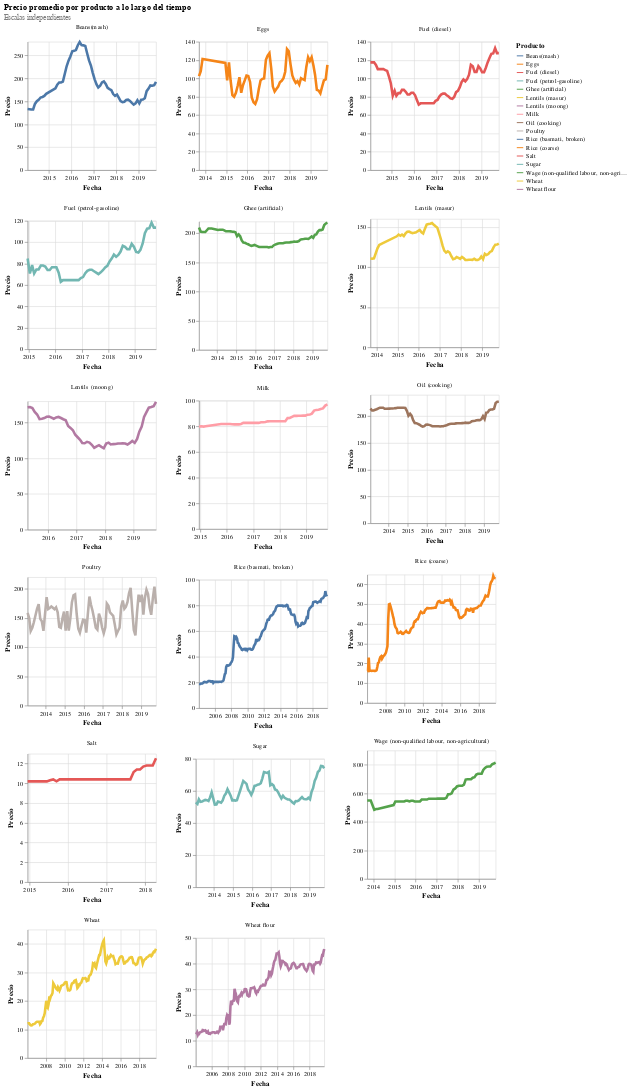

Notebook code for this chart:
### Code cell
# Gráfica por producto
plot.properties(width=200, height=200).facet(alt.Facet('producto:N', title=None),
            columns=3
    ).resolve_axis(
        x='independent',
        y='independent'
    ).resolve_scale(
        x='independent', 
        y='independent'
).properties(title={
      "text": ["Precio promedio por producto a lo largo del tiempo"], 
      "subtitle": ["Escalas independientes"],
      "color": "black",
      "subtitleColor": "grey"}
    )

### Figure 1 — Vega-Lite specification as saved in the notebook (floating-point values rounded to 4 significant figures; data arrays with more than 128 entries replaced by an {"elided": "..."} marker saying what was removed)
{"config": {"view": {"continuousWidth": 300, "continuousHeight": 300}}, "data": {"name": "data-acf54dc842c162f0f60fa8b224e03042"}, "facet": {"field": "producto", "title": null, "type": "nominal"}, "spec": {"mark": {"type": "line", "size": 4}, "encoding": {"color": {"field": "producto", "title": "Producto", "type": "nominal"}, "tooltip": [{"field": "producto", "type": "nominal"}, {"field": "price", "type": "quantitative"}], "x": {"field": "date", "title": "Fecha", "type": "temporal"}, "y": {"field": "price", "title": "Precio", "type": "quantitative"}}, "height": 200, "title": "Precio promedio de productos a lo largo del tiempo", "width": 200}, "columns": 3, "resolve": {"axis": {"x": "independent", "y": "independent"}, "scale": {"x": "independent", "y": "independent"}}, "title": {"text": ["Precio promedio por producto a lo largo del tiempo"], "subtitle": ["Escalas independientes"], "color": "black", "subtitleColor": "grey"}, "$schema": "https://vega.github.io/schema/vega-lite/v5.20.1.json", "datasets": {"data-acf54dc842c162f0f60fa8b224e03042": {"elided": "1565 records"}}}
